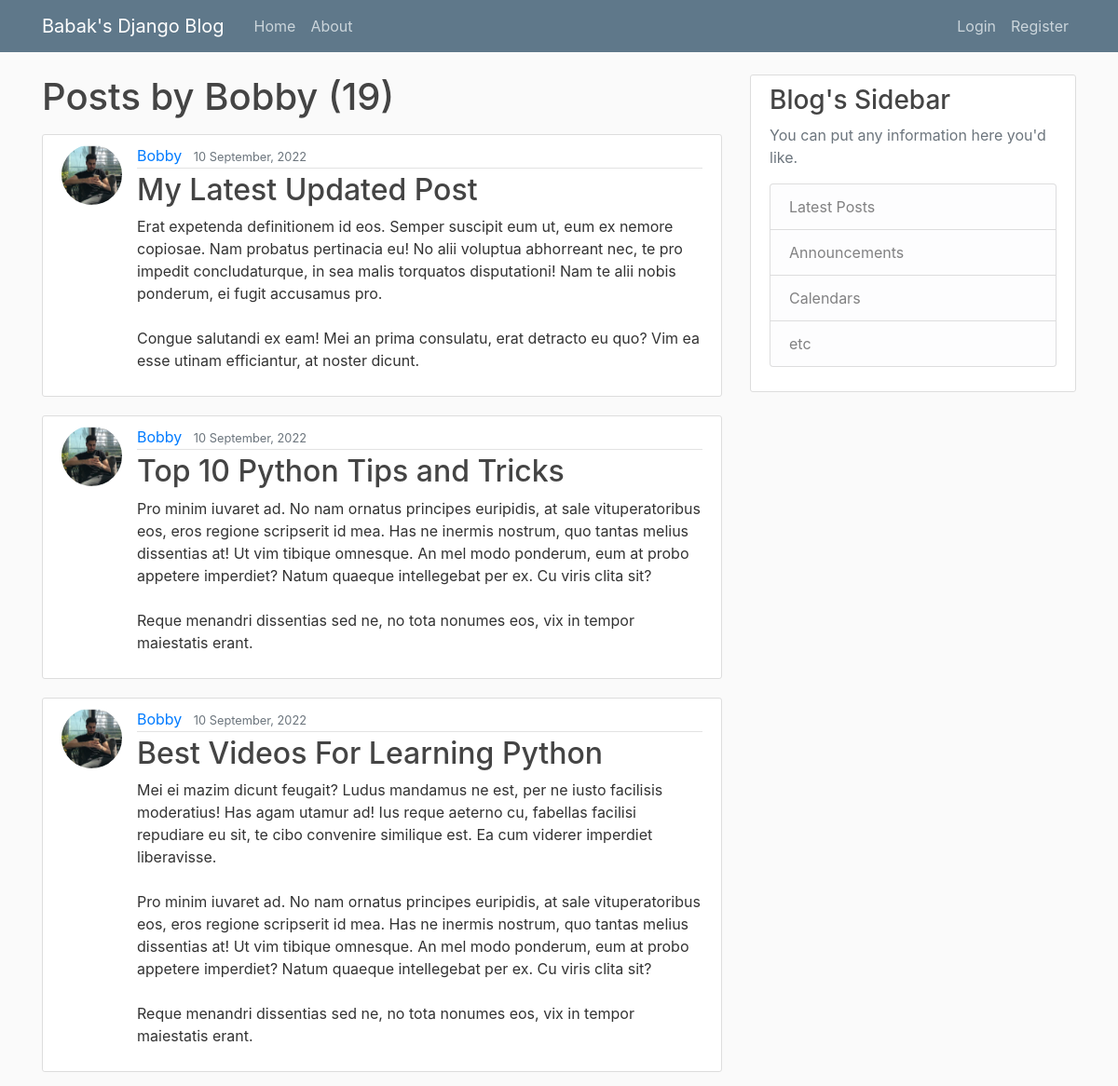
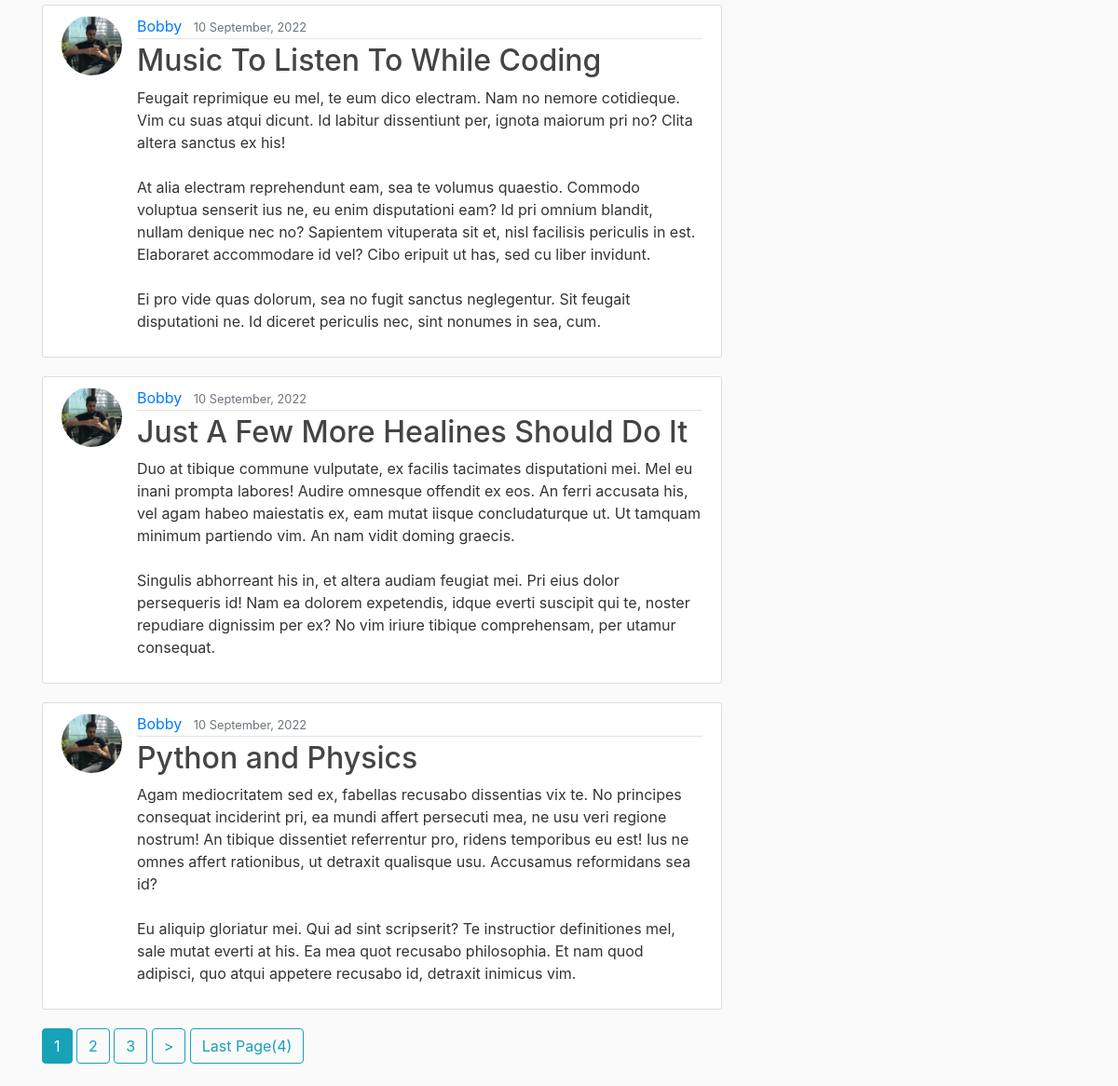
/user/Bobby, run on the app's committed database (2 pictures, top to bottom).
### blog/models.py (models this page shows, shortened)
class Post(models.Model):
    title = models.CharField(max_length= 100)
    content = models.TextField()
    date_posted = models.DateTimeField(default=timezone.now)
    author = models.ForeignKey(User, on_delete=models.CASCADE)

### users/models.py (models this page shows, shortened)
class Profile(models.Model):
    user = models.OneToOneField(User, on_delete=models.CASCADE)
    image = models.ImageField(default='default.jpg', upload_to='profile_pics')

### blog/views.py (the view)
# urls.py: path('user/<str:username>', UserPostListView.as_view(), name='user-posts'),
class UserPostListView(ListView):
    model = Post
    template_name ='blog/users_posts.html'
    context_object_name = 'posts'
    paginate_by = 6
    def get_queryset(self):
        user = get_object_or_404(User, username=self.kwargs.get('username'))
        return Post.objects.filter(author=user).order_by('-date_posted')

### blog/templates/blog/users_posts.html (shortened to what this page needs)
{% extends "blog/base.html" %}
{% block content %}
    <h1 class="mb-3">Posts by {{ view.kwargs.username }} ({{ page_obj.paginator.count }})</h1>
    {% for post in posts %}
        <article class="media content-section">
          <img class="rounded-circle article-img" src="{{ post.author.profile.image.url }}">
          <div class="media-body">
            <div class="article-metadata">
              <a class="mr-2" href="{% url 'user-posts' post.author.username %}">{{ post.author }}</a>
              <small class="text-muted">{{ post.date_posted|date:"d F, Y" }}</small>
            </div>
            <h2><a class="article-title" href={% url 'post-detail' post.id %}>{{ post.title }}</a></h2>
            <p class="article-content">{{ post.content }}</p>
          </div>
        </article>
    {% endfor %}
        {%if is_paginated %}
          {% for num in page_obj.paginator.page_range %}
            {% if page_obj.number == num %}
              <a class="btn btn-info mb-4" href="?page={{ num }}">{{ num }}</a>
            {% elif num > page_obj.number|add:'-3' and num < page_obj.number|add:'3'%}
              <a class="btn btn-outline-info mb-4" href="?page={{ num }}">{{ num }}</a>
            {% endif %}
          {% endfor %}
          {% if page_obj.has_next %}
            <a class="btn btn-outline-info mb-4" href='?page={{ page_obj.next_page_number }}'>&gt;</a>
            <a class="btn btn-outline-info mb-4" href='?page={{ page_obj.paginator.num_pages }}'>Last Page({{ page_obj.paginator.num_pages }})</a>
          {% endif %}
        {% endif %}
{% endblock content %}

### blog/static/blog/main.css (style rules this page uses)
body { background: #fafafa; color: #333333; margin-top: 5rem; }
h1, h2, h3, h4, h5, h6 { color: #444444; }
.content-section { background: #ffffff; padding: 10px 20px; border: 1px solid #dddddd; border-radius: 3px; margin-bottom: 20px; }
.article-title { color: #444444; }
.article-content { white-space: pre-line; }
.article-img { height: 65px; width: 65px; margin-right: 16px; }
.article-metadata { padding-bottom: 1px; margin-bottom: 4px; border-bottom: 1px solid #e3e3e3 }

### data on the page
Post: author.profile.image (picture), author "Bobby", date_posted "10 September, 2022", title "My Latest Updated Post", content "Erat expetenda definitionem id eos. Semper suscipit eum ut, eum ex nemore copiosae. Nam probatus pertinacia eu! No alii voluptua abhorreant nec, te pro impedit concludaturque, in sea malis torquatos disputationi! Nam te alii nobis ponderum, ei fugit accusamus pro. Congue salutandi ex eam! Mei an prima consulatu, erat detracto eu quo? Vim ea esse utinam efficiantur, at noster dicunt."
Post: author.profile.image (picture), author "Bobby", date_posted "10 September, 2022", title "Top 10 Python Tips and Tricks", content "Pro minim iuvaret ad. No nam ornatus principes euripidis, at sale vituperatoribus eos, eros regione scripserit id mea. Has ne inermis nostrum, quo tantas melius dissentias at! Ut vim tibique omnesque. An mel modo ponderum, eum at probo appetere imperdiet? Natum quaeque intellegebat per ex. Cu viris clita sit? Reque menandri dissentias sed ne, no tota nonumes eos, vix in tempor maiestatis erant."
Post: author.profile.image (picture), author "Bobby", date_posted "10 September, 2022", title "Best Videos For Learning Python", content "Mei ei mazim dicunt feugait? Ludus mandamus ne est, per ne iusto facilisis moderatius! Has agam utamur ad! Ius reque aeterno cu, fabellas facilisi repudiare eu sit, te cibo convenire similique est. Ea cum viderer imperdiet liberavisse. Pro minim iuvaret ad. No nam ornatus principes euripidis, at sale vituperatoribus eos, eros regione scripserit id mea. Has ne inermis nostrum, quo tantas melius dissentias at! Ut vim tibique omnesque. An mel modo ponderum, eum at probo appetere imperdiet? Natum quaeque intellegebat per ex. Cu viris clita sit? Reque menandri dissentias sed ne, no tota nonumes eos, vix in tempor maiestatis erant."
Post: author.profile.image (picture), author "Bobby", date_posted "10 September, 2022", title "Music To Listen To While Coding", content "Feugait reprimique eu mel, te eum dico electram. Nam no nemore cotidieque. Vim cu suas atqui dicunt. Id labitur dissentiunt per, ignota maiorum pri no? Clita altera sanctus ex his! At alia electram reprehendunt eam, sea te volumus quaestio. Commodo voluptua senserit ius ne, eu enim disputationi eam? Id pri omnium blandit, nullam denique nec no? Sapientem vituperata sit et, nisl facilisis periculis in est. Elaboraret accommodare id vel? Cibo eripuit ut has, sed cu liber invidunt. Ei pro vide quas dolorum, sea no fugit sanctus neglegentur. Sit feugait disputationi ne. Id diceret periculis nec, sint nonumes in sea, cum."
Post: author.profile.image (picture), author "Bobby", date_posted "10 September, 2022", title "Just A Few More Healines Should Do It", content "Duo at tibique commune vulputate, ex facilis tacimates disputationi mei. Mel eu inani prompta labores! Audire omnesque offendit ex eos. An ferri accusata his, vel agam habeo maiestatis ex, eam mutat iisque concludaturque ut. Ut tamquam minimum partiendo vim. An nam vidit doming graecis. Singulis abhorreant his in, et altera audiam feugiat mei. Pri eius dolor persequeris id! Nam ea dolorem expetendis, idque everti suscipit qui te, noster repudiare dignissim per ex? No vim iriure tibique comprehensam, per utamur consequat."
Post: author.profile.image (picture), author "Bobby", date_posted "10 September, 2022", title "Python and Physics", content "Agam mediocritatem sed ex, fabellas recusabo dissentias vix te. No principes consequat inciderint pri, ea mundi affert persecuti mea, ne usu veri regione nostrum! An tibique dissentiet referrentur pro, ridens temporibus eu est! Ius ne omnes affert rationibus, ut detraxit qualisque usu. Accusamus reformidans sea id? Eu aliquip gloriatur mei. Qui ad sint scripserit? Te instructior definitiones mel, sale mutat everti at his. Ea mea quot recusabo philosophia. Et nam quod adipisci, quo atqui appetere recusabo id, detraxit inimicus vim."

### other printed values
{{ view.kwargs.username }} "Bobby"
{{ page_obj.paginator.count }} "19"
{{ num }} "1"
{{ num }} "2" "3"
{{ page_obj.paginator.num_pages }} "4"
